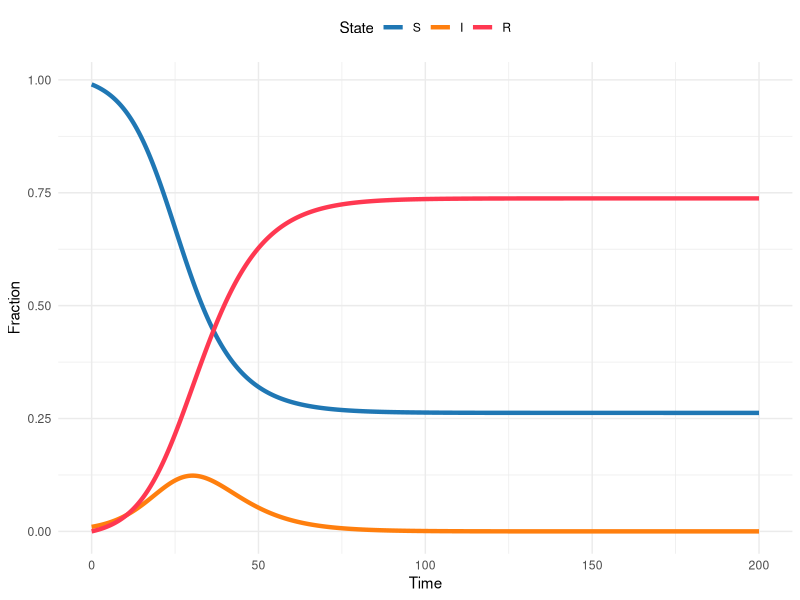
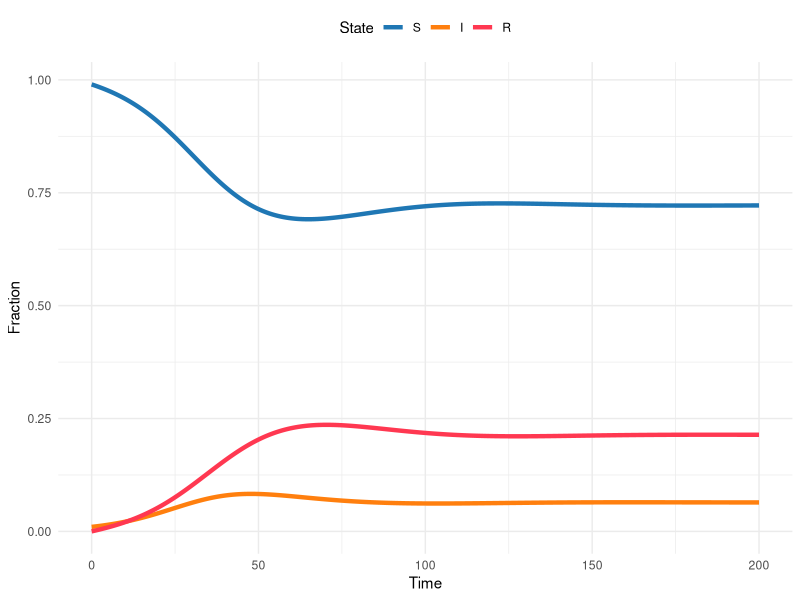

Generate these figures, in order, with R:
## ---- chunk 1
#| echo: true
library(tidyverse)
library(deSolve)

theme_set(theme_minimal())

sir_model <- function(time, state, params, ... ){
  transmission <- params["transmission"]
  recovery <- 1 / params["duration"]

  S <- state["S"]
  I <- state["I"]
  R <- state["R"]

  dSdt <- -transmission * S * I
  dIdt <- (transmission * S * I) - (recovery * I)
  dRdt <- (recovery * I)

  return(list(c(dSdt, dIdt, dRdt)))
}

sir_params <- c(transmission = 0.3, duration = 6)
sir_init_states <- c(S = 0.99, I = 0.01, R = 0)
sim_times <- seq(0, 200, by = 0.1)

sir_sol <- deSolve::ode(
  y = sir_init_states,
  times = sim_times,
  func = sir_model,
  parms = sir_params
)

# Turn the output from the ODE solver into a tibble (dataframe)
# so we can manipulate and plot it easily
sir_sol_df <- as_tibble(sir_sol) %>%
  # Convert all columns to numeric (they are currently type
  # deSolve so will produce warnings when plotting etc)
  mutate(
    # Rather than repeatedly type the same function for every
    # column, use the across() function to apply the function
    # to a selection of columns
    across(
      # The cols argument takes a selection of columns to apply
      # a function to. Here, we want to apply the as.numeric()
      # function to all columns, so we use the function
      # everything() to select all columns.
      .cols = everything(),
      .fns = as.numeric
    )
  ) %>%
  # Convert the dataframe from wide to long format, so we have a
  # column for the time, a column for the state, and a column
  # for the proportion of the population in that state at that
  # time
  pivot_longer(
    # Don't pivot the time column
    cols = -time,
    names_to = "state",
    values_to = "proportion"
  ) %>%
  # Update the state column to be a factor, so the plot will
  # show the states in the correct order
  mutate(state = factor(state, levels = c("S", "I", "R")))

SIRcolors <- c(S = "#1f77b4", I = "#ff7f0e", R = "#FF3851")

ggplot(sir_sol_df, aes(x = time, y = proportion, color = state)) +
  geom_line(linewidth = 1.5) +
  scale_color_manual(values = SIRcolors) +
  labs(
    x = "Time",
    y = "Fraction",
    color = "State"
  ) +
  theme(legend.position = "top")
## ---- chunk 2
#| message: false
#| echo: false
sir_demog_model <- function(time, state, params, ... ){
  transmission <- params["transmission"]
  recovery <- 1 / params["duration"]
  birth_rate <- params["birth_rate"]

  S <- state["S"]
  I <- state["I"]
  R <- state["R"]

  dSdt <- -transmission * S * I + (birth_rate * (1 - S))
  dIdt <- (transmission * S * I) - (recovery * I) - (birth_rate * I)
  dRdt <- (recovery * I) - (birth_rate * R)

  return(list(c(dSdt, dIdt, dRdt)))
}

sir_demog_params <- c(sir_params, birth_rate = 0.05)

sir_demog_sol <- deSolve::ode(
  y = sir_init_states,
  times = sim_times,
  func = sir_demog_model,
  parms = sir_demog_params
)

sir_demog_sol_df <- as_tibble(sir_demog_sol) %>%
  mutate(
    across(
      everything(),
      as.numeric
    )
  ) %>%
  pivot_longer(
    cols = -time,
    names_to = "state",
    values_to = "proportion"
  ) %>%
  mutate(state = factor(state, levels = c("S", "I", "R")))

ggplot(sir_demog_sol_df, aes(x = time, y = proportion, color = state)) +
  geom_line(linewidth = 1.5) +
  scale_color_manual(values = SIRcolors) +
  labs(
    x = "Time",
    y = "Fraction",
    color = "State"
  ) +
  theme(legend.position = "top")
